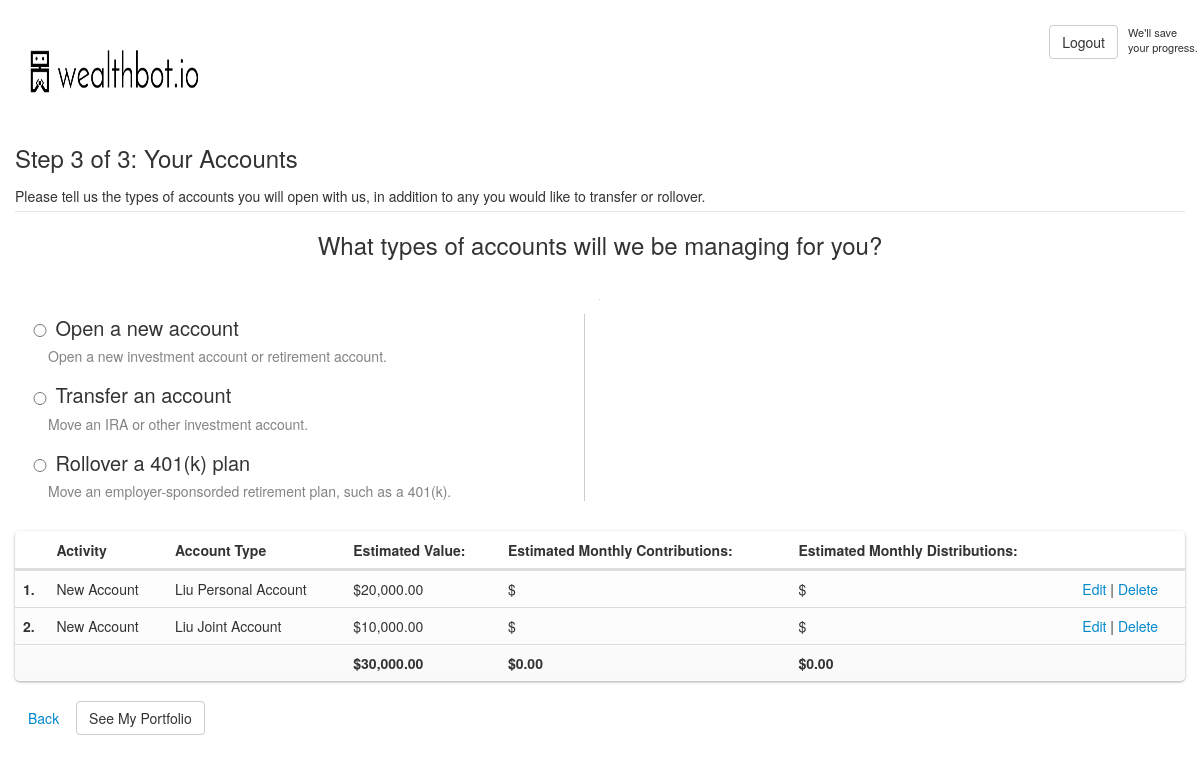
/client/profile/step-three (signed in), run on the app's committed database.
### client/models/clientAccount.py (models this page shows, shortened)
class ClientAccount(models.Model):
    class Meta:
    	db_table = 'client_accounts'
    client = models.ForeignKey('user.User', on_delete=models.CASCADE, related_name='clientAccounts')
    groupType = models.ForeignKey(AccountGroupType, on_delete=models.CASCADE)
    financial_institution = models.CharField(max_length=255, blank=True, null=True)
    value = models.FloatField()
    monthly_contributions = models.FloatField(blank=True, null=True)
    monthly_distributions = models.FloatField(blank=True, null=True)
    sas_cash = models.FloatField(blank=True, null=True)
    process_step = models.IntegerField(default=0)
    step_action = models.CharField(max_length=255, blank=True, null=True)
    is_pre_saved = models.BooleanField(default=False)
    system_type = models.IntegerField(default=1)
    consolidator = models.ForeignKey('client.ClientAccount', on_delete=models.CASCADE, blank=True, null=True, related_name='consolidatedAccounts')
    unconsolidated = models.BooleanField(default=False)
    def activity(self):
        return {
            AccountGroup.GROUP_FINANCIAL_INSTITUTION : 'Transfer',
            AccountGroup.GROUP_DEPOSIT_MONEY : 'New Account',
            AccountGroup.GROUP_OLD_EMPLOYER_RETIREMENT : 'Rollover',
            AccountGroup.GROUP_EMPLOYER_RETIREMENT : 'Advice',
        }.get(self.groupType.group.name, None)
    @classmethod
    def getTotalScoreByClient(cls, client):
        accounts = ClientAccount.objects.filter(client=client)
        result = {
            'value': 0,
            'monthly_contributions': 0,
            'monthly_distributions': 0,
            'sas_cash': 0,
        }
        for account in accounts:
            if account.value is not None:
                result['value'] += account.value
            if account.monthly_contributions is not None:
                result['monthly_contributions'] += account.monthly_contributions
            if account.monthly_distributions is not None:
                result['monthly_distributions'] += account.monthly_distributions
            if account.sas_cash is not None:
                result['sas_cash'] += account.sas_cash
        return result

### client/models/accountGroupType.py (models this page shows, shortened)
class AccountGroupType(models.Model):
    class Meta:
    	db_table = 'client_account_group_types'
    group = models.ForeignKey(AccountGroup, on_delete=models.CASCADE)
    type = models.ForeignKey(AccountType, on_delete=models.CASCADE)

### client/models/accountGroup.py (models this page shows, shortened)
class AccountGroup(models.Model):
    class Meta:
    	db_table = 'client_account_groups'
    GROUP_FINANCIAL_INSTITUTION = 'financial_institution'
    GROUP_DEPOSIT_MONEY = 'deposit_money'
    GROUP_OLD_EMPLOYER_RETIREMENT = 'old_employer_retirement'
    GROUP_EMPLOYER_RETIREMENT = 'employer_retirement'
    _groups = [
	    (GROUP_FINANCIAL_INSTITUTION, 'financial_institution'),
	    (GROUP_DEPOSIT_MONEY, 'deposit_money'),
	    (GROUP_OLD_EMPLOYER_RETIREMENT, 'old_employer_retirement'),
	    (GROUP_EMPLOYER_RETIREMENT, 'employer_retirement'),
    ]
    name = models.CharField(max_length=255, choices=_groups)
    @classmethod
    def getGroupChoices(cls):
    	return cls._groups

### user/models/user.py (models this page shows, shortened)
class User(AbstractUser):
    class Meta:
    	db_table = 'users'
    password_expired_at = models.DateTimeField(blank=True, null=True)
    master_client_id = models.IntegerField(default=0, blank=True, null=True)
    is_password_reset = models.BooleanField(blank=True, null=True)
    closed = models.DateTimeField(blank=True, null=True)
    created = models.DateField(auto_now_add=True)
    updated = models.DateTimeField(auto_now=True)
    appointedBillingSpec = models.ForeignKey('webo_admin.BillingSpec', on_delete=models.CASCADE, blank=True, null=True)

### user/models/profile.py (models this page shows, shortened)
class Profile(models.Model):
    class Meta:
    	db_table = 'user_profiles'
    user = models.OneToOneField('user.User', on_delete=models.CASCADE)
    ria_user = models.ForeignKey('user.User', related_name='ria', on_delete=models.CASCADE, blank=True, null=True)
    registration_step = models.IntegerField(default=0)
    company = models.CharField(max_length=255, blank=True, null=True)
    first_name = models.CharField(max_length=255)
    last_name = models.CharField(max_length=255, blank=True, null=True)
    middle_name = models.CharField(max_length=255, blank=True, null=True)
    nick_name = models.CharField(max_length=255, blank=True, null=True)
    street = models.CharField(max_length=255, blank=True, null=True)
    city = models.CharField(max_length=255, blank=True, null=True)
    state_id = models.IntegerField(default=0, blank=True, null=True)
    zip = models.CharField(max_length=255, blank=True, null=True)
    is_different_address = models.BooleanField(null=True)
    mailing_street = models.CharField(max_length=255, blank=True, null=True)
    mailing_city = models.CharField(max_length=255, blank=True, null=True)
    mailing_state_id = models.IntegerField(default=0, blank=True, null=True)
    mailing_zip = models.CharField(max_length=255, blank=True, null=True)
    birth_date = models.DateField(blank=True, null=True)
    phone_number = models.CharField(max_length=255, blank=True, null=True)
    CLIENT_MARITAL_STATUS_SINGLE = 'Single'
    CLIENT_MARITAL_STATUS_MARRIED = 'Married'
    CLIENT_MARITAL_STATUS_DIVORCED = 'Divorced'
    CLIENT_MARITAL_STATUS_SEPARATED = 'Separated'
    CLIENT_MARTIAL_STATUS_CHOICES = (
        (CLIENT_MARITAL_STATUS_SINGLE, 'Single'),
        (CLIENT_MARITAL_STATUS_MARRIED, 'Married'),
        (CLIENT_MARITAL_STATUS_DIVORCED, 'Divorced'),
        (CLIENT_MARITAL_STATUS_SEPARATED, 'Separated'),
    )
    marital_status = models.CharField(choices=CLIENT_MARTIAL_STATUS_CHOICES, max_length=20, blank=True, null=True)
    CLIENT_ANNUAL_INCOME_VALUE1 = '$0-$50,000'
    CLIENT_ANNUAL_INCOME_VALUE2 = '$50,001-$75,000'
    CLIENT_ANNUAL_INCOME_VALUE3 = '$75,001-$100,000'
    CLIENT_ANNUAL_INCOME_VALUE4 = '$100,001-$150,000'
    CLIENT_ANNUAL_INCOME_VALUE5 = '$150,001-$250,000'
    CLIENT_ANNUAL_INCOME_VALUE6 = '$250,001 +'
    CLIENT_ANNUAL_INCOME_CHOICES = (
        (CLIENT_ANNUAL_INCOME_VALUE1, '$0-$50,000'),
        (CLIENT_ANNUAL_INCOME_VALUE2, '$50,001-$75,000'),
        (CLIENT_ANNUAL_INCOME_VALUE3, '$75,001-$100,000'),
        (CLIENT_ANNUAL_INCOME_VALUE4, '$100,001-$150,000'),
        (CLIENT_ANNUAL_INCOME_VALUE5, '$150,001-$250,000'),
        (CLIENT_ANNUAL_INCOME_VALUE6, '$250,001 +'),
    )
    annual_income = models.CharField(choices=CLIENT_ANNUAL_INCOME_CHOICES, max_length=50, blank=True, null=True)
    estimated_income_tax = models.CharField(max_length=50, blank=True, null=True)
    CLIENT_LIQUID_NET_WORTH_VALUE1 = '$0-$25,000'
    CLIENT_LIQUID_NET_WORTH_VALUE2 = '$25,001-$50,000'
    CLIENT_LIQUID_NET_WORTH_VALUE3 = '$50,001-$100,000'
    CLIENT_LIQUID_NET_WORTH_VALUE4 = '$100,001-$200,000'
    CLIENT_LIQUID_NET_WORTH_VALUE5 = '$200,001-$350,000'
    CLIENT_LIQUID_NET_WORTH_VALUE6 = '$350,001-$700,000'
    CLIENT_LIQUID_NET_WORTH_VALUE7 = '$700,001-$1,000,000'
    CLIENT_LIQUID_NET_WORTH_VALUE8 = '$1,000,000 +'
    CLIENT_LIQUID_NET_WORTH_CHOICES = (
        (CLIENT_LIQUID_NET_WORTH_VALUE1, '$0-$25,000'),
        (CLIENT_LIQUID_NET_WORTH_VALUE2, '$25,001-$50,000'),
        (CLIENT_LIQUID_NET_WORTH_VALUE3, '$50,001-$100,000'),
        (CLIENT_LIQUID_NET_WORTH_VALUE4, '$100,001-$200,000'),
        (CLIENT_LIQUID_NET_WORTH_VALUE5, '$200,001-$350,000'),
        (CLIENT_LIQUID_NET_WORTH_VALUE6, '$350,001-$700,000'),
        (CLIENT_LIQUID_NET_WORTH_VALUE7, '$700,001-$1,000,000'),
        (CLIENT_LIQUID_NET_WORTH_VALUE8, '$1,000,000 +'),
    )
    liquid_net_worth = models.CharField(choices=CLIENT_LIQUID_NET_WORTH_CHOICES, max_length=50, blank=True, null=True)
    CLIENT_EMPLOYMENT_TYPE_EMPLOYED = 'Employed'
    CLIENT_EMPLOYMENT_TYPE_SELF_EMPLOYED = 'Self-Employed'
    CLIENT_EMPLOYMENT_TYPE_RETIRED = 'Retired'
    CLIENT_EMPLOYMENT_TYPE_UNEMPLOYED = 'Unemployed'
    CLIENT_EMPLOYMENT_TYPE_CHOICES = (
        (CLIENT_EMPLOYMENT_TYPE_EMPLOYED, 'Employed'),
        (CLIENT_EMPLOYMENT_TYPE_SELF_EMPLOYED, 'Self-Employed'),
        (CLIENT_EMPLOYMENT_TYPE_RETIRED, 'Retired'),
        (CLIENT_EMPLOYMENT_TYPE_UNEMPLOYED, 'Unemployed'),
    )
    employment_type = models.CharField(choices=CLIENT_EMPLOYMENT_TYPE_CHOICES, default=CLIENT_EMPLOYMENT_TYPE_EMPLOYED, max_length=50, blank=False, null=True)
    suggested_portfolio_id = models.IntegerField(default=0, blank=True, null=True)
    questionnaire_step = models.SmallIntegerField(default=0, blank=True, null=True)
    withdraw_age = models.IntegerField(default=0, blank=True, null=True)
    CLIENT_SOURCE_WEB = 'web'
    CLIENT_SOURCE_IN_HOUSE = 'in-house'
    CLIENT_SOURCE_CHOICES = (
        (CLIENT_SOURCE_WEB, 'web'),
        (CLIENT_SOURCE_IN_HOUSE, 'in-house'),
    )
    client_source = models.CharField(choices=CLIENT_SOURCE_CHOICES, max_length=10, blank=True, null=True)
    CLIENT_ACCOUNT_MANAGED_ACCOUNT = 1
    CLIENT_ACCOUNT_MANAGED_HOUSEHOLDER = 2
    CLIENT_ACCOUNT_MANAGED_CHOICES = (
        (CLIENT_ACCOUNT_MANAGED_ACCOUNT, 'Account Level'),
        (CLIENT_ACCOUNT_MANAGED_HOUSEHOLDER, 'Householder Level'),
    )
    client_account_managed = models.SmallIntegerField(choices=CLIENT_ACCOUNT_MANAGED_CHOICES, blank=True, null=True)
    CLIENT_STATUS_PROSPECT = 1
    CLIENT_STATUS_CLIENT = 2
    CLIENT_STATUS_CHOICES = (
        (CLIENT_STATUS_PROSPECT, 'prospect'),
        (CLIENT_STATUS_CLIENT, 'client'),
    )
    client_status = models.SmallIntegerField(choices=CLIENT_STATUS_CHOICES, blank=True, null=True)
    PAYMENT_METHOD_DIRECT_DEBIT = 1
    PAYMENT_METHOD_OUTSIDE_PAYMENT = 2
    PAYMENT_METHOD_CHOICES = (
        (PAYMENT_METHOD_DIRECT_DEBIT, 'Direct debit'),
        (PAYMENT_METHOD_OUTSIDE_PAYMENT, 'Outside payment'),
    )
    paymentMethod = models.IntegerField(choices=PAYMENT_METHOD_CHOICES, default=0, blank=True, null=True)
    clientRegistrationSteps = [
        'Created Login',
        'Risk questionnaire',
        'Information Intake',
        'Suggested Portfolio',
        'Advisor Approved Portfolio',
        'Approved Portfolio',
        'Application Screen',
        'Completed All Applications',
    ]

### client/models/accountType.py (models this page shows, shortened)
class AccountType(models.Model):
    class Meta:
    	db_table = 'client_account_types'
    name = models.CharField(max_length=255)

### client/views/profile.py (the view)
# urls.py: path('client/profile/step-three', views.stepThree, name='rx_client_profile_step_three'),
@login_required
def stepThree(request):
	removeAccountStep(session=request.session)
	user = request.user
	if request.method == 'POST':
		form = AccountGroupsForm(request.POST, user=user)
		if form.is_valid():
			group = form.cleaned_data['groups']
			setAccountGroup(session=request.session, group=group)
			setAccountStep(session=request.session, step=ACCOUNT_STEP_ACCOUNT_GROUP)
			data = {
				'status': 'success',
				'form': getAccountFormByGroup(request=request, group=group)
			}
			return JsonResponse(data)
		else:
			return JsonResponse(
				{
					'status': 'error',
				}
			)
	else:
		form = AccountGroupsForm(user=user)
	context = {
		'form': form,
		'client': user,
		'ria_company_information': user.profile.ria_user.riacompanyinformation
	}
	return render(request, 'client/profile_step_three.html', context)

### client/templates/client/profile_step_three.html (shortened to what this page needs)
{% extends 'client/profile_client_intake.html' %}
{% block javascripts %}
    {% load staticfiles %}
{% endblock %}
{% block body %}
    {% include 'client/profile_open_or_transfer_account.html' with form=form client=client ria_company_information=ria_company_information %}
{% endblock %}

### client/templates/client/profile_accounts_list.html (shortened to what this page needs)
{% if client.clientAccounts.count > 0 %}
    <table class="table suggested-portfolio-finaccounts shadow">
        <thead>
        <tr>
            <th></th>
            <th>Activity</th>
            <th>Account Type</th>
            <th>Estimated Value:</th>
            <th>Estimated Monthly Contributions:</th>
            <th>Estimated Monthly Distributions:</th>
            {% if show_action_btn %}
                <th></th>
            {% endif %}
        </tr>
        </thead>
        <tbody class="accounts-list">
        {% load humanize %}
        {% for account in client.clientAccounts.all %}
            <tr data-account-row="{{ account.pk }}" class="account-row-{{ account.pk }}">
                {% with group=account.groupType.group.name type=account.groupType.type.name %}
                    <td><strong>{{ forloop.counter }}.</strong></td>
                    <td>{{ account.activity }}</td>
                    <td>
                        {{ client.profile.first_name }} {{ type }}
                    </td>
                    <td>${{ account.value|floatformat:2|intcomma }}</td>
                    <td>${{ account.monthly_contributions|floatformat:2|intcomma }}</td  >
                    <td>${{ account.monthly_distributions|floatformat:2|intcomma }}</td  >
                    {% if show_action_btn %}
                        <td>
                            <a class="edit-account-btn" href="{% url 'rx_client_edit_account' account.pk %}">Edit</a>
                            |
                            <a class="remove-account-btn" href="{% url 'rx_client_delete_account' account.pk %}">Delete</a>
                        </td>
                    {% endif %}
                {% endwith %}
            </tr>
        {% endfor %}
        <tr class="row-total">
            {% if is_transfer %}
                <td colspan="4"></td>
            {% else %}
                <td colspan="3"></td>
            {% endif %}
            <td class="value"><strong>${{ total.value | floatformat:2|intcomma }}</strong></td>
            <td class="monthly-contributions"><strong>${{ total.monthly_contributions | floatformat:2|intcomma }}</strong></td>
            <td class="monthly-distributions"><strong>${{ total.monthly_distributions | floatformat:2|intcomma }}</strong></td>
            {% if show_action_btn %}
                <td></td>
            {% endif %}
        </tr>
        </tbody>
    </table>
{% endif %}

### data on the page
ClientAccount: activity "New Account", groupType.type.name "Personal Account", value "20,000.00"
User: profile.first_name "Liu"
ClientAccount: activity "New Account", groupType.type.name "Joint Account", value "10,000.00"

### other printed values
{{ total.value | floatformat:2|intcomma }} "30,000.00"
{{ total.monthly_contributions | floatformat:2|intcomma }} "0.00"
{{ total.monthly_distributions | floatformat:2|intcomma }} "0.00"
